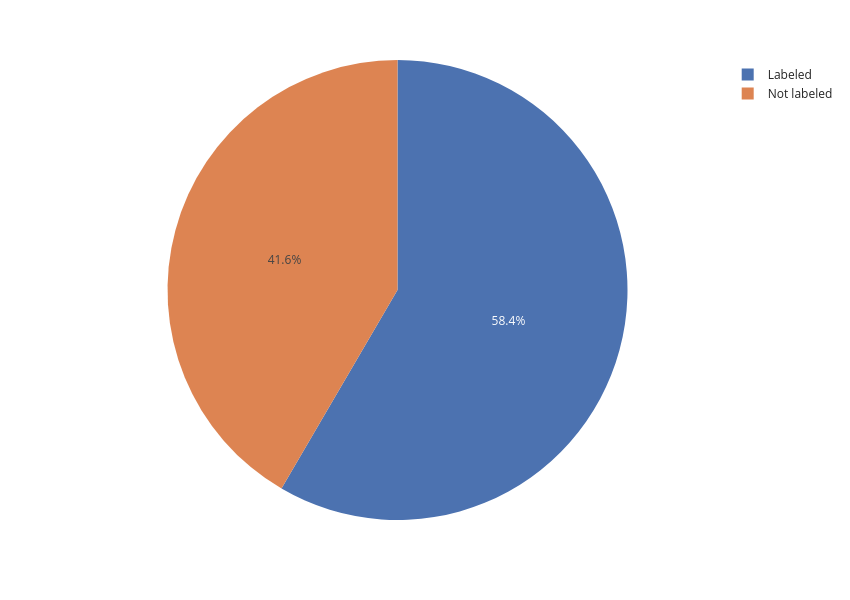

The notebook cell this image was saved under:
### Code cell
# classified Vs Not classified
px.pie(
    names = ['Labeled', 'Not labeled'],
    values = data['labels'].apply(lambda x : len(x) > 0).value_counts(),
    width = 850,
    height = 600
)

### Figure 1 — Plotly figure (JSON) as saved in the notebook; plotly's stock layout.template omitted (floating-point values rounded to 4 significant figures)
{"data": [{"domain": {"x": [0, 1], "y": [0, 1]}, "hovertemplate": "label=%{label}<br>value=%{value}<extra></extra>", "labels": ["Labeled", "Not labeled"], "legendgroup": "", "name": "", "showlegend": true, "type": "pie", "values": [4510, 3211]}], "layout": {"height": 600, "legend": {"tracegroupgap": 0}, "margin": {"t": 60}, "width": 850}}
